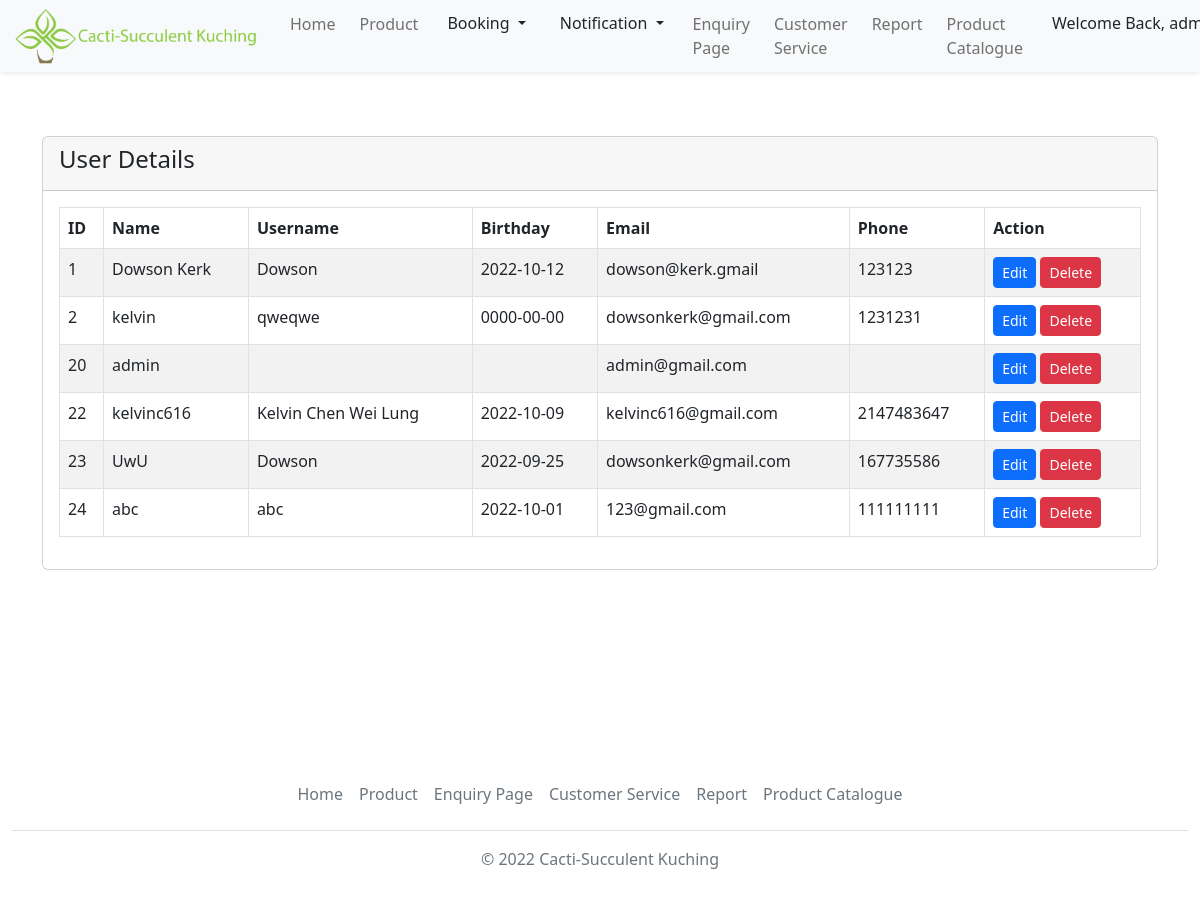
Page /admin/adminManage.php (signed in) on the committed database.
### tables this page shows
CREATE TABLE `users` (
  `id` int(100) NOT NULL,
  `username` varchar(100) NOT NULL,
  `full_name` varchar(100) DEFAULT NULL,
  `birthday` date DEFAULT NULL,
  `contact_number` int(100) DEFAULT NULL,
  `email` varchar(100) NOT NULL,
  `user_type` varchar(100) NOT NULL,
  `password` varchar(100) NOT NULL
);

### admin/adminManage.php (the view, shortened to what this page needs)
<?php
    include('../Account.php');
?>
<!doctype html>
<html lang="en">
    <head>
        <link rel="stylesheet" href="..\styles\homepage.css">
        <link href="https://cdn.jsdelivr.net/npm/bootstrap@5.2.2/dist/css/bootstrap.min.css" rel="stylesheet">
    </head>
<body>
<nav class="navbar navbar-expand-lg">
    <div class="container-fluid fixed-top shadow-sm bg-light">
        <a class="navbar-brand" href="#">
            <img src="..\images\logo.png" alt="logo" style="width:250px;" class="rounded-pill">
        </a>
        <div class="collapse navbar-collapse justify-content-end" id="collapsibleNavbar">
            <ul class="navbar-nav">
                <li class="nav-item p-1">
                    <a class="nav-link " href="admin.php">Home</a>
                </li>
                <li class="nav-item p-1">
                    <a class="nav-link" href="#">Product</a>
                </li>
                <li class="nav-item p-1">
                    <div class="dropdown">
                        <button class="btn dropdown-toggle" type="button" data-bs-toggle="dropdown" aria-expanded="false">
                             Booking
                        </button>
                    </div>
                </li>
                <li class="nav-item p-1">
                    <div class="dropdown">
                        <button class="btn dropdown-toggle" type="button" data-bs-toggle="dropdown" data-bs-auto-close="false" aria-expanded="false">
                             Notification
                        </button>
                    </div>
                </li>
                <li class="nav-item p-1">
                    <a class="nav-link" href="#">Enquiry Page</a>
                </li>
                <li class="nav-item p-1">
                    <a class="nav-link" href="#">Customer Service</a>
                </li>
                <li class="nav-item p-1">
                    <a class="nav-link" href="#">Report</a>
                </li>
                <li class="nav-item p-1">
                    <a class="nav-link" href="#">Product Catalogue</a>
                </li>
                <li class="nav-item p-1">
                    <div class="dropdown">
                        <button class="btn dropdown-toggle" type="button" data-bs-toggle="dropdown" aria-expanded="false">
                             Welcome Back, <?php echo $_SESSION['user']['username']; ?>!
                        </button>
                    </div>
                </li>
            </ul>
        </div>
    </div>
</nav>
<br></br><br></br>
    <div class="container mt-4">
        <div class="row">
            <div class="col-md-12">
                <div class="card">
                    <div class="card-header">
                        <h4>User Details</h4>
                    </div>
                    <div class="card-body">
                        <table id="myTable"class="table table-bordered table-striped">
                            <thead>
                                <tr>
                                    <th>ID</th>
                                    <th>Name</th>
                                    <th>Username</th>
                                    <th>Birthday</th>
                                    <th>Email</th>
                                    <th>Phone</th>
                                    <th>Action</th>
                                </tr>
                            </thead>
                            <tbody>
                                <?php
                                    $query = "SELECT * FROM users";
                                    $query_run = mysqli_query($con, $query);
                                    if(mysqli_num_rows($query_run) > 0)
                                    {
                                        foreach($query_run as $userInfo)
                                        {
                                            ?>
                                            <tr>
                                                <td><?= $userInfo['id']; ?></td>
                                                <td><?= $userInfo['username']; ?></td>
                                                <td><?= $userInfo['full_name']; ?></td>
                                                <td><?= $userInfo['birthday']; ?></td>
                                                <td><?= $userInfo['email']; ?></td>
                                                <td><?= $userInfo['contact_number']; ?></td>
                                                <td>
                                                    <a href="adminEdit.php?id=<?= $userInfo['id']; ?>" class="btn btn-primary btn-sm">Edit</a>
                                                    <form action="AdminUpdateProfile.php" method="POST" class="d-inline">
                                                        <button type="submit" name="delete_user" value="<?=$userInfo['id'];?>" class="btn btn-danger btn-sm">Delete</button>
                                                    </form>
                                                </td>
                                            </tr>
                                            <?php
                                        }
                                    }
                                    else
                                    {
                                        echo "<h5> No Record Found </h5>";
                                    }
                                ?>
                            </tbody>
                        </table>
                    </div>
                </div>
            </div>
        </div>
    </div>
<br></br><br></br><br></br><br></br>
<div class='container-fluid border" style="width 100%;'>
  <footer class="py-1 my-2">
  <ul class="nav justify-content-center border-bottom pb-3 mb-3">
      <li class="nav-item"><a href="admin.php" class="nav-link px-2 text-muted">Home</a></li>
      <li class="nav-item"><a href="#" class="nav-link px-2 text-muted">Product</a></li>
      <li class="nav-item"><a href="#" class="nav-link px-2 text-muted">Enquiry Page</a></li>
      <li class="nav-item"><a href="#" class="nav-link px-2 text-muted">Customer Service</a></li>
      <li class="nav-item"><a href="#" class="nav-link px-2 text-muted">Report</a></li>
      <li class="nav-item"><a href="#" class="nav-link px-2 text-muted">Product Catalogue</a></li>
    </ul>
    <p class="text-center text-muted">© 2022 Cacti-Succulent Kuching</p>
  </footer>
</div>
</body>
</html>

### rows in the picture
users: id "1", username "Dowson Kerk", full_name "Dowson", birthday "2022-10-12", email "dowson@kerk.gmail", contact_number "123123"
users: id "2", username "kelvin", full_name "qweqwe", birthday "0000-00-00", email "dowsonkerk@gmail.com", contact_number "1231231"
users: id "20", username "admin", email "admin@gmail.com"
users: id "22", username "kelvinc616", full_name "Kelvin Chen Wei Lung", birthday "2022-10-09", email "kelvinc616@gmail.com", contact_number "2147483647"
users: id "23", username "UwU", full_name "Dowson", birthday "2022-09-25", email "dowsonkerk@gmail.com", contact_number "167735586"
users: id "24", username "abc", full_name "abc", birthday "2022-10-01", email "123@gmail.com", contact_number "111111111"
